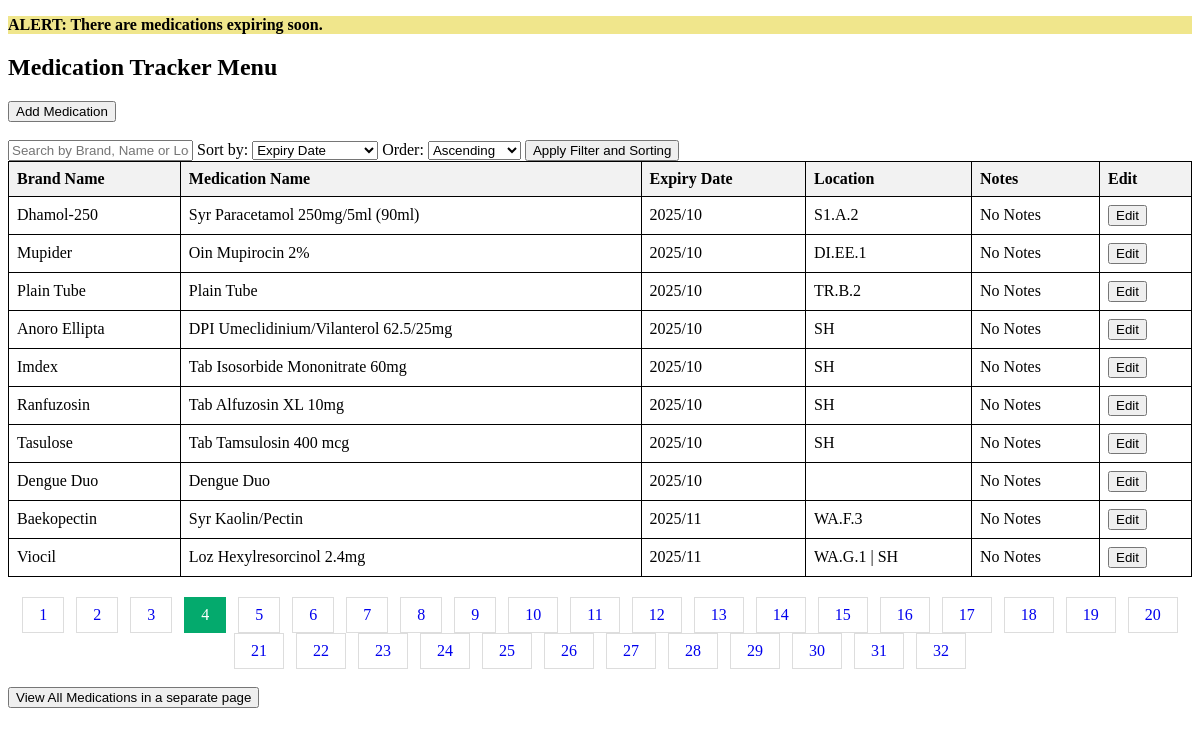
The app's page /?page=4&sort_by=expiry_date&sort_order=asc&search_term= with its own data.
### tables this page shows
CREATE TABLE medications (
            medication_id INTEGER PRIMARY KEY AUTOINCREMENT,
            brand_name TEXT NOT NULL,
            medication_name TEXT NOT NULL,
            expiry_date TEXT NOT NULL,
            location TEXT,
            notes TEXT
        );

### app.py (the view, shortened to what this page needs)
@app.route("/", methods=["GET", "POST"])
def index():
    db = MedicationDatabase()
    expiry_alerts = get_expiry_alerts(db)
    brand_name_error = None
    search_term = request.args.get("search_term", "")
    sort_by = request.args.get("sort_by", "expiry_date")
    sort_order = request.args.get("sort_order", "asc")
    page = request.args.get("page", 1, type=int)
    per_page = 10
    with db as db_conn:
        query = "SELECT * FROM medications"
        query_args = []
        query += f" ORDER BY {sort_by} {sort_order}"
        db_conn.cursor.execute(query, query_args)
        all_medications = db_conn.cursor.fetchall()
    start = (page - 1) * per_page
    end = start + per_page
    medications = all_medications[start:end]
    total_meds = len(all_medications)
    total_pages = (total_meds + per_page - 1) // per_page
    return render_template(
        "index.html",
        medications=medications,
        expiry_alerts=expiry_alerts,
        brand_name_error=brand_name_error,
        sort_by=sort_by,
        search_term=search_term,
        sort_order=sort_order,
        db=db,
        page=page,
        total_pages=total_pages,
    )

### database.py (called while the page is built)
    def __enter__(self):
        self.conn = sqlite3.connect(self.db_name)
        self.cursor = self.conn.cursor()
        return self

    def __exit__(self, exc_type, exc_val, exc_tb):
        if self.conn:
            self.conn.close()

### templates/index.html (shortened to what this page needs)
<!DOCTYPE html>
<html lang="en">
<head>
</head>
<body>
    {% if expiry_alerts['expiring_in_one_month'] or expiry_alerts['expiring_in_two_months'] %}
    <div class="alert-yellow">
        <p><strong>ALERT: There are medications expiring soon.</strong></p>
    </div>
    {% endif %}
    <h2>Medication Tracker Menu</h2>
    <button id="add-med-button">Add Medication</button>
    <br><br>
    <form method="get">
        <input type="text" name="search_term" placeholder="Search by Brand, Name or Location"
            value="{{ search_term if search_term else ''}}">
        <label for="sort_by">Sort by:</label>
        <select name="sort_by" id="sort_by">
            <option value="expiry_date" {% if sort_by=="expiry_date" %}selected{% endif %}>Expiry Date</option>
        </select>
        <label for="sort_order">Order:</label>
        <select name="sort_order" id="sort_order">
            <option value="asc" {% if sort_order=="asc" %}selected{% endif %}>Ascending</option>
        </select>
        <button type="submit">Apply Filter and Sorting</button>
    </form>
    <table>
        <thead>
            <tr>
                <th>Brand Name</th>
                <th>Medication Name</th>
                <th>Expiry Date</th>
                <th>Location</th>
                <th>Notes</th>
                <th>Edit</th>
            </tr>
        </thead>
        <tbody>
            {% for medication in medications %}
            <tr
                class="{% if medication in expiry_alerts['expired'] %}expired{% elif medication in expiry_alerts['expiring_in_one_month'] or medication in expiry_alerts['expiring_in_two_months'] %}expiring{% endif %}">
                <td>{{ medication[1] }}</td>
                <td>{{ medication[2] }}</td>
                <td>{{ medication[3] }}</td>
                <td>{{ medication[4] }}</td>
                <td>{{ medication[5] if medication[5] else 'No Notes' }}</td>
                <td>
                    <a href="/edit/{{medication[0]}}"><button>Edit</button></a>
                </td>
            </tr>
            {% endfor %}
        </tbody>
    </table>
    <div class="pagination">
        {% for page_num in range(1, total_pages + 1) %}
        <a href="?page={{ page_num }}&sort_by={{sort_by}}&sort_order={{sort_order}}&search_term={{search_term}}" {% if
            page==page_num %}class="active" {% endif %}>{{ page_num }}</a>
        {% endfor %}
    </div>
    <br>
    <a href="/medications"><button>View All Medications in a separate page</button></a>
</body>
</html>

### templates/index.html (style rules this page uses)
table { border-collapse: collapse; width: 100%; }
th, td { border: 1px solid black; padding: 8px; text-align: left; }
th { background-color: #f2f2f2; }
.alert-yellow { background-color: #f0e68c; }
.pagination { margin-top: 20px; text-align: center; }
.pagination a { display: inline-block; padding: 8px 16px; text-decoration: none; border: 1px solid #ddd; margin: 0 4px; }
.pagination a.active { background-color: #04AA6D; color: white; border: 1px solid #04AA6D; }

### records on screen
medications: brand_name "Dhamol-250", medication_name "Syr Paracetamol 250mg/5ml (90ml)", expiry_date "2025/10", location "S1.A.2", notes "No Notes"
medications: brand_name "Mupider", medication_name "Oin Mupirocin 2%", expiry_date "2025/10", location "DI.EE.1", notes "No Notes"
medications: brand_name "Plain Tube", medication_name "Plain Tube", expiry_date "2025/10", location "TR.B.2", notes "No Notes"
medications: brand_name "Anoro Ellipta", medication_name "DPI Umeclidinium/Vilanterol 62.5/25mg", expiry_date "2025/10", location "SH", notes "No Notes"
medications: brand_name "Imdex", medication_name "Tab Isosorbide Mononitrate 60mg", expiry_date "2025/10", location "SH", notes "No Notes"
medications: brand_name "Ranfuzosin", medication_name "Tab Alfuzosin XL 10mg", expiry_date "2025/10", location "SH", notes "No Notes"
medications: brand_name "Tasulose", medication_name "Tab Tamsulosin 400 mcg", expiry_date "2025/10", location "SH", notes "No Notes"
medications: brand_name "Dengue Duo", medication_name "Dengue Duo", expiry_date "2025/10", notes "No Notes"
medications: brand_name "Baekopectin", medication_name "Syr Kaolin/Pectin", expiry_date "2025/11", location "WA.F.3", notes "No Notes"
medications: brand_name "Viocil", medication_name "Loz Hexylresorcinol 2.4mg", expiry_date "2025/11", location "WA.G.1 | SH", notes "No Notes"

### other values on screen
{{ page_num }} "1" "2" "3" "4" "5" "6" "7" "8" "9" "10" "11" "12" "13" "14" "15" "16" "17" "18" "19" "20" "21" "22" "23" "24" "25" "26" "27" "28" "29" "30" "31" "32"
